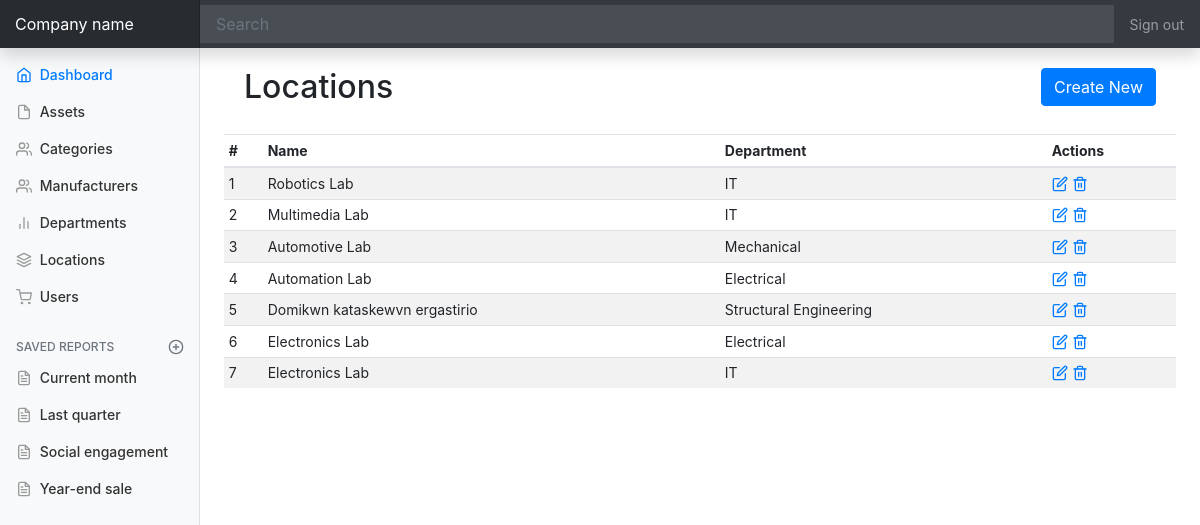
/locations, run on the app's committed database.
### app/models.py (models this page shows, shortened)
class Location(db.Model):
	id = db.Column(db.Integer, primary_key=True)
	name = db.Column(db.String(64))
	department_id = db.Column(db.Integer, db.ForeignKey('department.id'))
	assets = db.relationship('Asset', backref="location")

class Department(db.Model):
	id = db.Column(db.Integer, primary_key=True)
	name = db.Column(db.String(64), unique=True)
	locations = db.relationship('Location', backref="department")

### app/routes.py (the view)
@app.route('/locations')
def locations():
	locations = Location.query.all()
	return render_template('locations.html', title='Locations', locations=locations)

### app/templates/locations.html
{% extends "base.html" %}
{% block content %}
<section style="padding: 20px;">
  <h2 style="display:inline-flex;">Locations</h2>
  <a class="btn btn-primary float-right" href="locations/create">Create New</a>
</section>
<div class="table-responsive">
  <table class="table table-striped table-sm">
    <thead>
      <tr>
        <th>#</th>
        <th>Name</th>
        <th>Department</th>
        <th>Actions</th>
      </tr>
    </thead>
    <tbody>
    	{% for location in locations %}
      <tr>
        <td>{{ location.id }}</td>
        <td>{{ location.name }}</td>
        <td>{{ location.department.name }}</td>
        <td>
          <a href="#"><span data-feather="edit"></span></a>
          <a href="#"><span data-feather="trash-2"></span></a>
        </td>
      </tr>
      {% endfor %}
    </tbody>
  </table>
</div>
{% endblock %}

### app/static/dashboard.css (style rules this page uses)
body { font-size: .875rem; }
.feather { width: 16px; height: 16px; vertical-align: text-bottom; }

### data on the page
Location: id "1", name "Robotics Lab", department.name "IT"
Location: id "2", name "Multimedia Lab", department.name "IT"
Location: id "3", name "Automotive Lab", department.name "Mechanical"
Location: id "4", name "Automation Lab", department.name "Electrical"
Location: id "5", name "Domikwn kataskewvn ergastirio", department.name "Structural Engineering"
Location: id "6", name "Electronics Lab", department.name "Electrical"
Location: id "7", name "Electronics Lab", department.name "IT"
